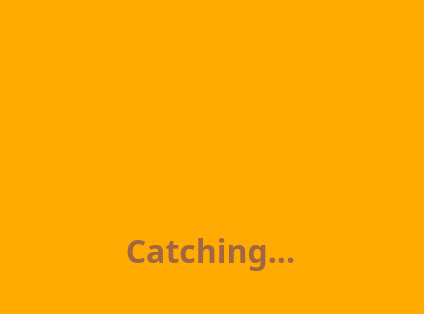
<?xml version="1.0" encoding="UTF-8"?>
<ui version="4.0">
 <class>catchingScreenDialog</class>
 <widget class="QDialog" name="catchingScreenDialog">
  <property name="windowModality">
   <enum>Qt::WindowModal</enum>
  </property>
  <property name="geometry">
   <rect>
    <x>0</x>
    <y>0</y>
    <width>424</width>
    <height>314</height>
   </rect>
  </property>
  <property name="sizePolicy">
   <sizepolicy hsizetype="Fixed" vsizetype="Fixed">
    <horstretch>0</horstretch>
    <verstretch>0</verstretch>
   </sizepolicy>
  </property>
  <property name="minimumSize">
   <size>
    <width>0</width>
    <height>0</height>
   </size>
  </property>
  <property name="maximumSize">
   <size>
    <width>900</width>
    <height>900</height>
   </size>
  </property>
  <property name="windowTitle">
   <string>Catching</string>
  </property>
  <property name="windowIcon">
   <iconset resource="catchingScreenDialogResources.qrc">
    <normaloff>:/media/icon.png</normaloff>:/media/icon.png</iconset>
  </property>
  <property name="styleSheet">
   <string notr="true">QDialog{
background:rgb(255, 170, 0);
}
QPushButton{background:#121212;border: 1px solid #f8f8f8;border-radius:15px;
color:white;
font: 12pt &quot;Poppins&quot;;padding:3px 6px}

QPushButton:hover{background:#484848;}
QPushButton:pressed{background:#000000;}</string>
  </property>
  <property name="sizeGripEnabled">
   <bool>false</bool>
  </property>
  <property name="modal">
   <bool>true</bool>
  </property>
  <widget class="QLabel" name="statusQLabel">
   <property name="geometry">
    <rect>
     <x>20</x>
     <y>210</y>
     <width>381</width>
     <height>81</height>
    </rect>
   </property>
   <property name="font">
    <font>
     <family>Poppins</family>
     <pointsize>24</pointsize>
     <weight>75</weight>
     <bold>true</bold>
    </font>
   </property>
   <property name="autoFillBackground">
    <bool>false</bool>
   </property>
   <property name="styleSheet">
    <string notr="true">color:rgb(161, 102, 66);</string>
   </property>
   <property name="frameShadow">
    <enum>QFrame::Plain</enum>
   </property>
   <property name="text">
    <string>Catching...</string>
   </property>
   <property name="alignment">
    <set>Qt::AlignCenter</set>
   </property>
  </widget>
  <widget class="QLabel" name="catchingAnimatedGifLabel">
   <property name="geometry">
    <rect>
     <x>16</x>
     <y>7</y>
     <width>390</width>
     <height>251</height>
    </rect>
   </property>
   <property name="maximumSize">
    <size>
     <width>600</width>
     <height>300</height>
    </size>
   </property>
   <property name="text">
    <string/>
   </property>
   <property name="pixmap">
    <pixmap resource="catchingScreenDialogResources.qrc">:/media/catchingDialogAnimation.gif</pixmap>
   </property>
   <property name="scaledContents">
    <bool>true</bool>
   </property>
   <property name="alignment">
    <set>Qt::AlignCenter</set>
   </property>
  </widget>
  <zorder>catchingAnimatedGifLabel</zorder>
  <zorder>statusQLabel</zorder>
 </widget>
 <resources>
  <include location="catchingScreenDialogResources.qrc"/>
 </resources>
 <connections/>
</ui>
